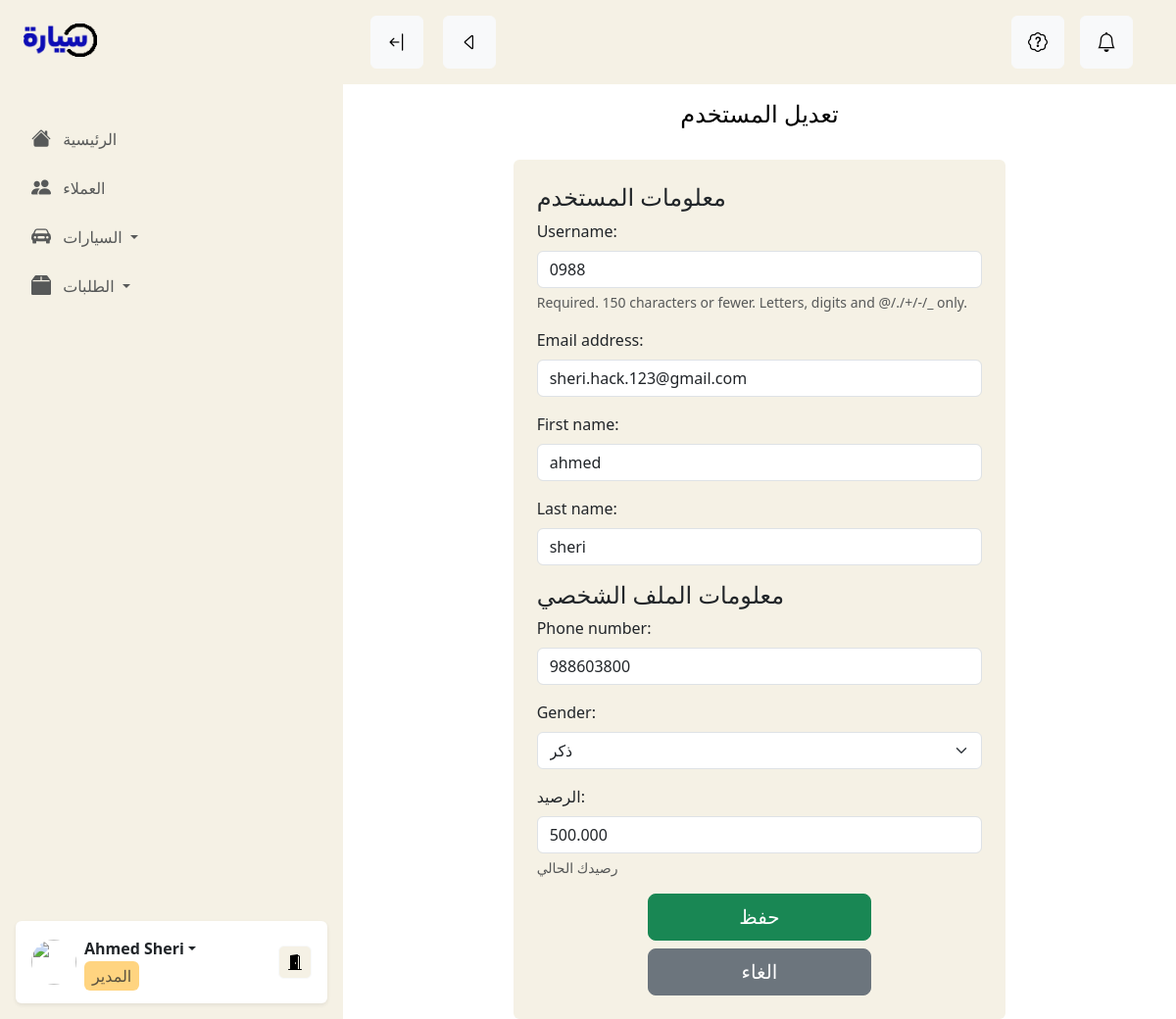
Page /en-us/dashboard/edit_client/1/ on the committed database.
### accounts/models.py (models this page shows, shortened)
class UserProfile(models.Model):
    user = models.OneToOneField(User, on_delete=models.CASCADE)
    phone_number = models.CharField(max_length=254)
    gender = models.CharField(max_length=254, choices=GenderFields)
    img_base64 = models.TextField(null=True)
    balance = models.DecimalField(max_digits=10, decimal_places=3, help_text="رصيدك الحالي", verbose_name="الرصيد", default=0)
    is_dealer = models.BooleanField(default=False, verbose_name="هل هو معرض؟")

### dashboard/views.py (the view, shortened to what this page needs)
# urls.py: path("edit_client/<int:user_id>/", views.edit_client, name="dashboard_edit_client"),
def edit_client(request, user_id):
    user = get_object_or_404(User, id=user_id)
    profile = get_object_or_404(UserProfile, user=user)
    user_form = UserEditForm(instance=user)
    profile_form = UserProfileEditForm(instance=profile)\
    return render(request, 'dashboard/clients/edit_client.html', {
        'user_form': user_form,
        'profile_form': profile_form,
        'user': user
    })

### dashboard/forms.py
class UserEditForm(forms.ModelForm):
    class Meta:
        model = User
        fields = ['username', 'email', 'first_name', 'last_name']

class UserProfileEditForm(forms.ModelForm):
    class Meta:
        model = UserProfile
        fields = ['phone_number', 'gender', 'balance']

### templates/dashboard/clients/edit_client.html (shortened to what this page needs)
{% extends "dashboard_base.html" %}
{% load panel_tags %}
{% load i18n %}
{% block content %}
<div class="container px-4 px-md-5">
  <div class="pricing-header p-3 pb-md-4 mx-auto text-center">
      <h1 class="display-4 fw-normal text-body-emphasis fs-4">تعديل المستخدم</h1>
  </div>
  <form class="col-lg-8 mx-auto bg-body-tertiary p-4 rounded needs-validation FormAuto" novalidate id="project_form" method="post" enctype="multipart/form-data">
    <h4>معلومات المستخدم</h4>
    <div class="mb-3">
      {% for field in user_form %}
      {% if field.field.widget.input_type != 'hidden' %}
          {{ field.label_tag }} {{ field }}
          {% if field.help_text %}
              <p class="help form-text" id="{{ field.auto_id }}_helptext">
              {{ field.help_text|safe }}
              </p>
          {% endif %}
      {% else %}
      {{ field }}
      {% endif %}
      {% endfor %}
    </div>
    <div class="mb-3">
      <h4>معلومات الملف الشخصي</h4>
      {% for field in profile_form %}
      {% if field.field.widget.input_type != 'hidden' %}
          {{ field.label_tag }} {{ field }}
          {% if field.help_text %}
              <p class="help form-text" id="{{ field.auto_id }}_helptext">
              {{ field.help_text|safe }}
              </p>
          {% endif %}
      {% else %}
      {{ field }}
      {% endif %}
      {% endfor %}
    </div>
      <div class="col-8 col-md-6 mx-auto">
        <button type="submit" class="mb-2 btn btn-lg btn-success w-100">حفظ</button>
        <a href="{% url 'dashboard_clients' %}" class="btn btn-secondary btn-lg w-100">الغاء</a>
      </div>
  </form>
</div>
{% endblock content %}

### sayyar/static/css/dashboard/base.css (style rules this page uses)
:root { --light-orange: 255, 212, 128; --light-orange-hover: 200, 212, 128; --bs-tertiary-bg-rgb: 245, 241, 229; }

### rows in the picture
UserProfile: profile_form "988603800" "ذكر" "500.000"

### other values in the picture
{{ field.label_tag }} "Username:" "Email address:" "First name:" "Last name:"
{{ field.help_text|safe }} "Required. 150 characters or fewer. Letters, digits and @/./+/-/_ only."
{{ field.label_tag }} "Phone number:" "Gender:" "الرصيد:"
{{ field.help_text|safe }} "رصيدك الحالي"
